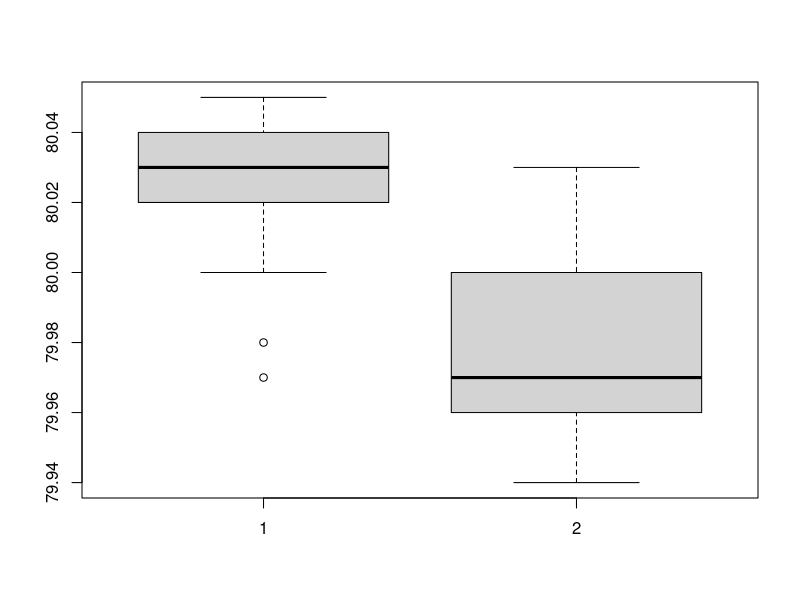
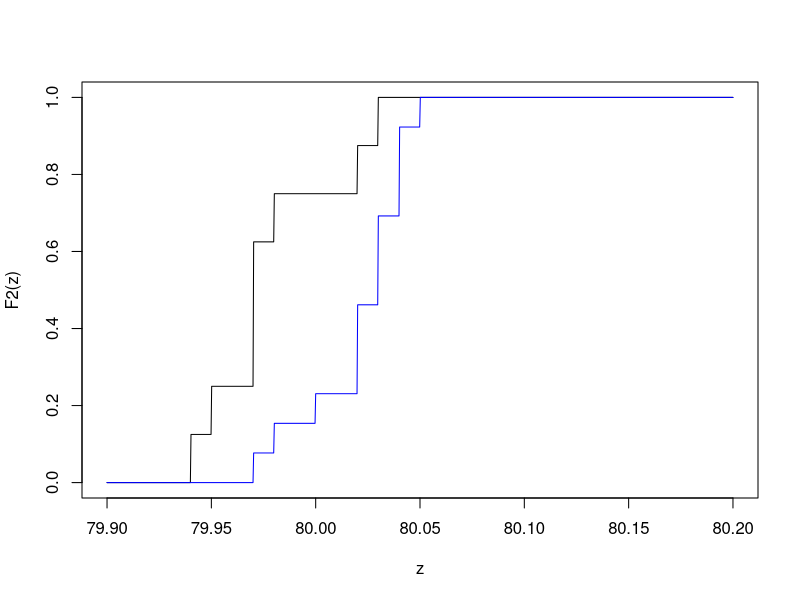

Write R code to recreate these figures, in order.
x <- scan('icea.txt')
y <- scan('iceb.txt')

boxplot(x, y)

F1 <- ecdf(x)
F2 <- ecdf(y)

z <- seq(79.9, 80.2, length.out=1000)
plot(z,F2(z), type='l')
lines(z,F1(z), col='blue')
